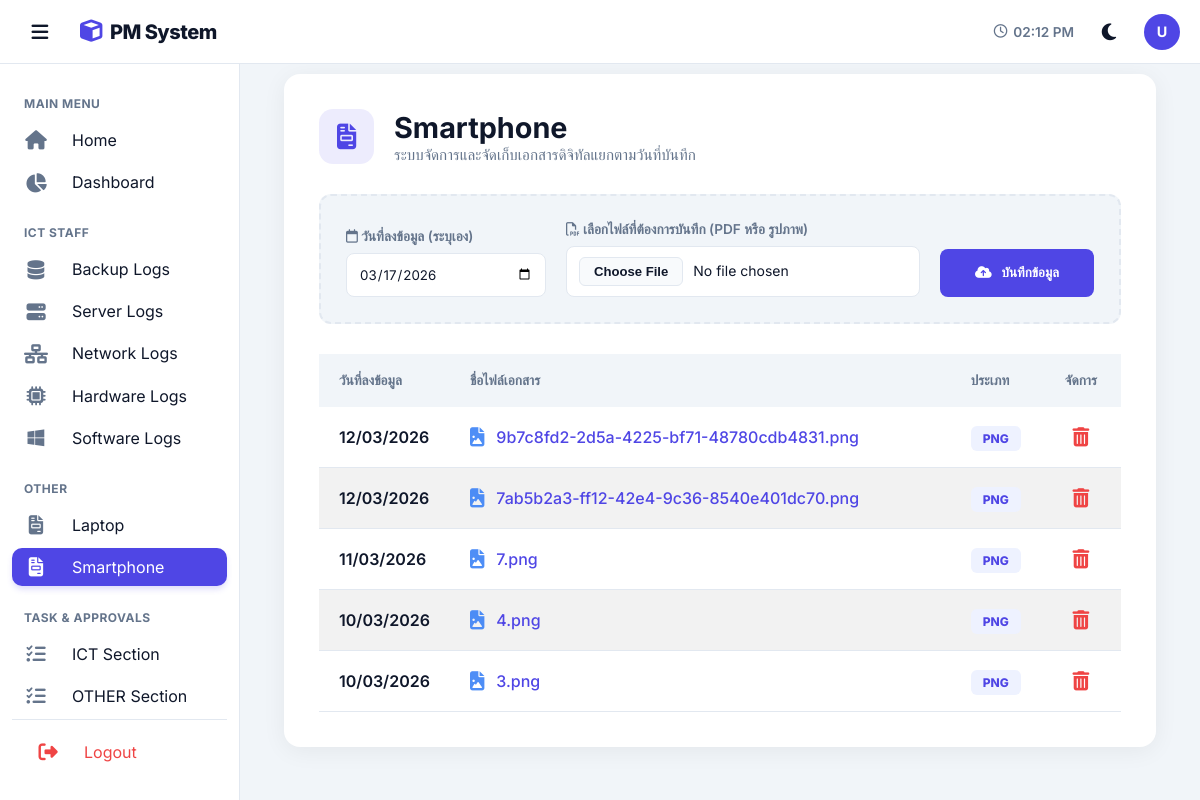
The app's page /Custom_page/custom_page_view.php?id=4 with its own data.
### tables this page shows
CREATE TABLE `custom_pages` (
  `id` int(11) NOT NULL,
  `page_name` varchar(255) NOT NULL,
  `created_at` timestamp NOT NULL DEFAULT current_timestamp()
);

CREATE TABLE `custom_page_files` (
  `id` int(11) NOT NULL,
  `page_id` int(11) NOT NULL,
  `report_date` date NOT NULL,
  `file_path` varchar(255) NOT NULL,
  `file_type` varchar(10) NOT NULL,
  `uploaded_at` timestamp NOT NULL DEFAULT current_timestamp()
);

### Custom_page/custom_page_view.php (the view, shortened to what this page needs)
<?php
include '../db.php';
$page_id = isset($_GET['id']) ? intval($_GET['id']) : 0;
$page_data = $conn->query("SELECT * FROM custom_pages WHERE id = $page_id")->fetch_assoc();
$files = $conn->query("SELECT * FROM custom_page_files WHERE page_id = $page_id ORDER BY report_date DESC, id DESC");
?>
<!DOCTYPE html>
<html lang="en">
<head>
    <link rel="stylesheet" href="https://cdnjs.cloudflare.com/ajax/libs/font-awesome/6.4.0/css/all.min.css">
    <link rel="stylesheet" href="../css/theme.css">
    <link rel="stylesheet" href="../Custom_page/css/custom.css">
    <link rel="stylesheet" href="../Custom_page/css/custom_page.css">
</head>
<body>
    <?php
    $path = "../";
    include '../components/header_nav.php';
    ?>
    <div class="main">
        <div class="container">
            <div class="card custom-card">
                <div style="display:flex; align-items:center; gap:20px; margin-bottom:30px;">
                    <div style="width:55px; height:55px; background:rgba(79, 70, 229, 0.1); color:var(--primary); border-radius:14px; display:flex; align-items:center; justify-content:center; font-size:1.6rem;">
                        <i class="fa-solid fa-file-invoice"></i>
                    </div>
                    <div>
                        <h2 style="margin:0; font-size:1.8rem; color:var(--text-main);"><?=$page_data['page_name']?></h2>
                        <p style="margin:0; font-size:0.95rem; color:var(--text-sub);">ระบบจัดการและจัดเก็บเอกสารดิจิทัลแยกตามวันที่บันทึก</p>
                    </div>
                </div>
                <form method="POST" enctype="multipart/form-data" class="upload-zone">
                    <div class="input-group" style="flex: 1; min-width: 200px;">
                        <label><i class="fa-regular fa-calendar"></i> วันที่ลงข้อมูล (ระบุเอง)</label>
                        <input type="date" name="report_date" value="<?=date('Y-m-d')?>" required>
                    </div>
                    <div class="input-group" style="flex: 4; min-width: 350px;">
                        <label><i class="fa-regular fa-file-pdf"></i> เลือกไฟล์ที่ต้องการบันทึก (PDF หรือ รูปภาพ)</label>
                        <input type="file" name="file_upload" accept=".pdf,.jpg,.jpeg,.png" required>
                    </div>
                    <button type="submit" name="upload" class="btn-upload">
                        <i class="fa-solid fa-cloud-arrow-up"></i> บันทึกข้อมูล
                    </button>
                </form>
                <div class="wf-scroll-area">
                    <div class="table-responsive">
                        <table class="file-table">
                            <thead>
                                <tr>
                                    <th width="15%">วันที่ลงข้อมูล</th>
                                    <th>ชื่อไฟล์เอกสาร</th>
                                    <th width="10%">ประเภท</th>
                                    <th width="10%" style="text-align:center">จัดการ</th>
                                </tr>
                            </thead>
                            <tbody>
                                <?php while($f = $files->fetch_assoc()):
                                    $file_ext = $f['file_type'];
                                    $icon_class = ($file_ext == 'pdf') ? 'fa-file-pdf' : 'fa-file-image';
                                    $icon_color = ($file_ext == 'pdf') ? '#ef4444' : '#3b82f6';
                                    $full_filename = $f['file_path'];
                                    $last_underscore = strrpos($full_filename, '_');
                                    $display_name = ($last_underscore !== false) ? substr($full_filename, 0, $last_underscore) . "." . $file_ext : $full_filename;
                                ?>
                                <tr>
                                    <td><span style="font-weight:600; color:var(--text-main);"><?=date('d/m/Y', strtotime($f['report_date']))?></span></td>
                                    <td>
                                        <a href="uploads/<?=$f['file_path']?>" target="_blank" class="file-link">
                                            <i class="fa-solid <?=$icon_class?>" style="font-size:1.2rem; opacity:0.9; color: <?=$icon_color?>;"></i>
                                            <?=htmlspecialchars($display_name)?>
                                        </a>
                                    </td>
                                    <td><span class="badge-type"><?=strtoupper($file_ext)?></span></td>
                                    <td align="center">
                                        <a href="?id=<?=$page_id?>&del_file=<?=$f['id']?>" class="del-btn" style="color: #ef4444; font-size: 1.2rem;" onclick="return confirm('คุณต้องการลบไฟล์นี้ใช่หรือไม่?')">
                                            <i class="fa-solid fa-trash-can"></i>
                                        </a>
                                    </td>
                                </tr>
                                <?php endwhile; ?>
                            </tbody>
                        </table>
                    </div>
                </div>
            </div>
            <div style="height: 40px;"></div>
        </div>
    </div>
</body>
</html>

### components/header_nav.php (shortened to what this page needs)
<?php
$p = isset($path) ? $path : '../';
$current_page = isset($current_page) ? $current_page : '';
?>
<header class="header">
    <div class="header-left">
        <button class="menu-btn" id="toggleBtn" onclick="toggleSidebar()">
            <i class="fa-solid fa-bars"></i>
        </button>
        <div class="logo">
            <i class="fa-solid fa-cube"></i> PM System
        </div>
    </div>
    <div class="header-right" style="display:flex;align-items:center;gap:15px">
        <span style="font-size:0.85rem; font-weight:600; color:var(--text-sub); display:flex; align-items:center; gap:6px;">
            <i class="fa-regular fa-clock"></i> <span id="clock">--:--</span>
        </span>
        <button class="menu-btn" id="themeBtn" onclick="toggleTheme()">
        </button>
        <div style="width:36px; height:36px; background:var(--primary); border-radius:50%; color:white; display:flex; align-items:center; justify-content:center; font-weight:700; font-size:0.9rem;">
            <?=strtoupper(substr($_SESSION['username'] ?? 'U', 0, 1))?>
        </div>
    </div>
</header>
<nav class="sidebar" id="sidebar">
    <div class="nav">
        <div class="nav-title">Main Menu</div>
        <a href="<?=$p?>index.php" class="nav-link <?=($current_page=='home')?'active':''?>">
            <i class="fa-solid fa-house"></i> <span>Home</span>
        </a>
        <a href="<?=$p?>dashboard.php" class="nav-link <?=($current_page=='dashboard')?'active':''?>">
            <i class="fa-solid fa-chart-pie"></i> <span>Dashboard</span>
        </a>
        <div class="nav-title">ICT STAFF</div>
        <a href="<?=$p?>Backup_log/backup.php" class="nav-link <?=($current_page=='backup')?'active':''?>">
            <i class="fa-solid fa-database"></i> <span>Backup Logs</span>
        </a>
        <a href="<?=$p?>Server_log/server.php" class="nav-link <?=($current_page=='server')?'active':''?>">
            <i class="fa-solid fa-server"></i> <span>Server Logs</span>
        </a>
        <a href="<?=$p?>Network_log/network.php" class="nav-link <?=($current_page=='network')?'active':''?>">
            <i class="fa-solid fa-network-wired"></i> <span>Network Logs</span>
        </a>
        <a href="<?=$p?>Hardware_log/hardware.php" class="nav-link <?=($current_page=='hardware')?'active':''?>">
            <i class="fa-solid fa-microchip"></i> <span>Hardware Logs</span>
        </a>
        <a href="<?=$p?>Software_log/software.php" class="nav-link <?=($current_page=='software')?'active':''?>">
            <i class="fa-brands fa-windows"></i> <span>Software Logs</span>
        </a>
        <div class="nav-title">OTHER</div>
        <?php
        $nav_pages = $conn->query("SELECT * FROM custom_pages ORDER BY id ASC");
        $is_on_custom_view = (basename($_SERVER['PHP_SELF']) == 'custom_page_view.php');
        while($np = $nav_pages->fetch_assoc()):
            $is_active = ($is_on_custom_view && isset($_GET['id']) && $_GET['id'] == $np['id']) ? 'active' : '';
        ?>
        <a href="<?=$p?>Custom_page/custom_page_view.php?id=<?=$np['id']?>" class="nav-link <?=$is_active?>">
            <i class="fa-solid fa-file-invoice"></i> <span><?=$np['page_name']?></span>
        </a>
        <?php endwhile; ?>
        <div class="nav-title">Task & Approvals</div>
        <a href="<?=$p?>Workflow/workflow_mgmt.php" class="nav-link <?=($current_page=='workflow')?'active':''?>">
            <i class="fa-solid fa-tasks"></i> <span>ICT Section</span>
        </a>
        <a href="<?=$p?>Workflow/workflow_other.php" class="nav-link <?=($current_page=='workflow_other')?'active':''?>">
            <i class="fa-solid fa-tasks"></i> <span>OTHER Section</span>
        </a>
        <div class="nav-bottom">
            <a href="<?=$p?>login/logout.php" class="nav-link logout-link">
                <i class="fa-solid fa-right-from-bracket"></i>
                <span>Logout</span>
            </a>
        </div>
    </div>
</nav>

### css/theme.css (style rules this page uses)
:root { --primary: #4f46e5; --primary-light: #e0e7ff; --primary-soft: #4f46e520; --bg-body: #f8fafc; --bg-card: #ffffff; --text-main: #0f0f0f; --text-sub: #606060; --border: #e5e5e5; --hover: #f1f5f9; --th-bg: #f8fafc; --th-text: #374151; --input-bg: #ffffff; --row-hover-bg: #c7d2fe; --row-hover-text: #1e1b4b; }
body { font-family: 'Inter', 'Prompt', sans-serif; background-color: var(--bg-body); color: var(--text-main); transition: background-color 0.2s ease, color 0.2s ease; }

### Custom_page/css/custom.css (style rules this page uses)
:root { --primary: #4f46e5; --primary-soft: #4f46e520; --bg-body: #f1f5f9; --bg-card: #ffffff; --bg-side: #ffffff; --text-main: #0f172a; --text-sub: #64748b; --border: #e2e8f0; --hover: #f8fafc; --sb-w: 240px; --sb-w-mini: 72px; --header-h: 64px; --th-bg: #f2f2f2; --th-text: #374151; --h-row-1: 38px; --h-row-2: 32px; --zebra-bg: #f2f2f2; }
body { font-family: 'Inter', 'Prompt', sans-serif; background: var(--bg-body); color: var(--text-main); margin: 0; }
* { box-sizing: border-box; outline: none; }
.sidebar { width: var(--sb-w); background: var(--bg-side); display: flex; flex-direction: column; position: fixed; top: 0; bottom: 0; left: 0; z-index: 500; padding-top: var(--header-h); transition: width 0.3s cubic-bezier(0.4, 0, 0.2, 1); border-right: 1px solid var(--border); }
.nav { padding: 12px; overflow-y: auto; flex: 1; display: flex; flex-direction: column; }
.nav-link { display: flex; align-items: center; padding: 10px 12px; height: 40px; color: var(--text-main); text-decoration: none; border-radius: 10px; margin-bottom: 4px; white-space: nowrap; overflow: hidden; transition: 0.2s; }
.nav-link.active { background: var(--primary); color: white; box-shadow: 0 4px 6px -1px rgba(79, 70, 229, 0.2); }
.nav-link.active i { color: white; }
.nav-link i { min-width: 24px; margin-right: 24px; text-align: center; font-size: 1.2rem; color: var(--text-sub); transition: 0.2s; }
.nav-title { font-size: 0.75rem; font-weight: 700; color: var(--text-sub); margin: 20px 12px 10px; text-transform: uppercase; letter-spacing: 0.5px; }
.nav-bottom { margin-top: auto; padding: 12px; border-top: 1px solid var(--border); }
.logout-link { color: #ef4444 !important; }
.logout-link i { color: #ef4444 !important; }
.header { position: fixed; top: 0; left: 0; right: 0; height: var(--header-h); background: var(--bg-side); display: flex; align-items: center; justify-content: space-between; padding: 0 20px; border-bottom: 1px solid var(--border); z-index: 600; }
.header-left { display: flex; align-items: center; gap: 20px; }
.main { margin-top: var(--header-h); margin-left: var(--sb-w); height: calc(100vh - var(--header-h)); overflow-y: auto; display: flex; flex-direction: column; transition: margin-left 0.3s cubic-bezier(0.4, 0, 0.2, 1); min-width: 0; }
.menu-btn { background: none; border: none; font-size: 1.2rem; padding: 8px; border-radius: 50%; cursor: pointer; color: var(--text-main); width: 40px; height: 40px; display: flex; align-items: center; justify-content: center; transition: 0.2s; }
.logo { display: flex; align-items: center; gap: 8px; font-weight: 800; font-size: 1.25rem; letter-spacing: -0.5px; color: var(--text-main); }
.logo i { color: var(--primary); font-size: 1.4rem; }
html { scrollbar-width: thin; scrollbar-color: #cbd5e1 var(--bg-body); }
tbody tr:nth-child(even) td { background-color: var(--zebra-bg) !important; }
tbody tr:nth-child(odd) td { background-color: var(--bg-card) !important; }

### records on screen
custom_pages: page_name "Laptop"
custom_pages: page_name "Smartphone"
custom_page_files: report_date "12/03/2026", display_name "9b7c8fd2-2d5a-4225-bf71-48780cdb4831.png", file_type "PNG"
custom_page_files: report_date "12/03/2026", display_name "7ab5b2a3-ff12-42e4-9c36-8540e401dc70.png", file_type "PNG"
custom_page_files: report_date "11/03/2026", display_name "7.png", file_type "PNG"
custom_page_files: report_date "10/03/2026", display_name "4.png", file_type "PNG"
custom_page_files: report_date "10/03/2026", display_name "3.png", file_type "PNG"

### other values on screen
substr($_SESSION['username'] ?? 'U', 0, 1) "U"
